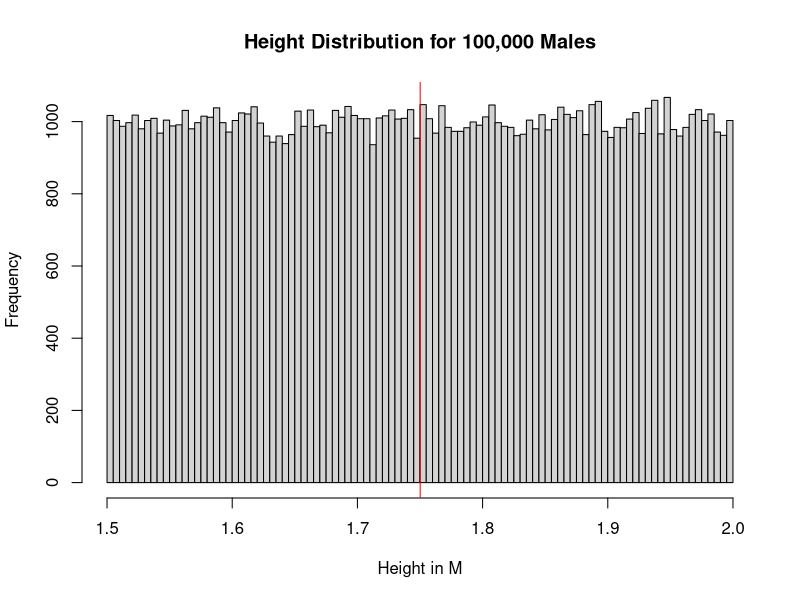
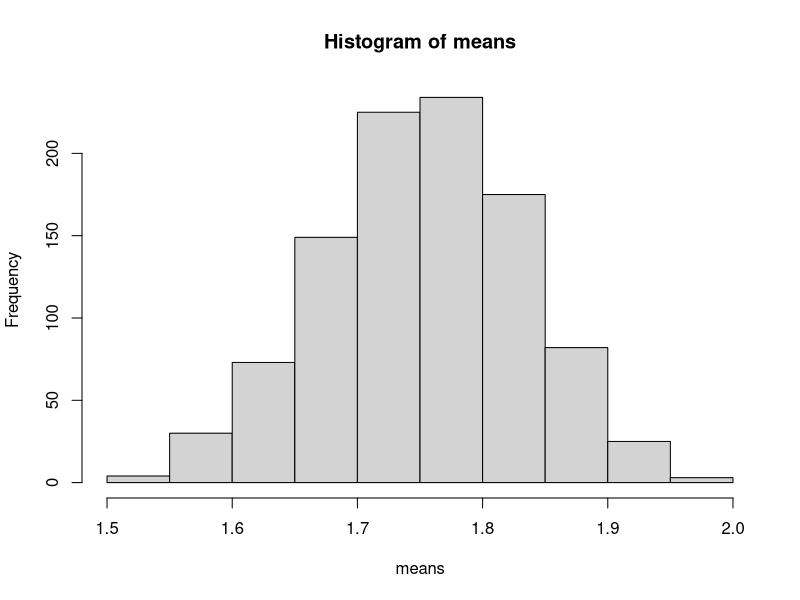
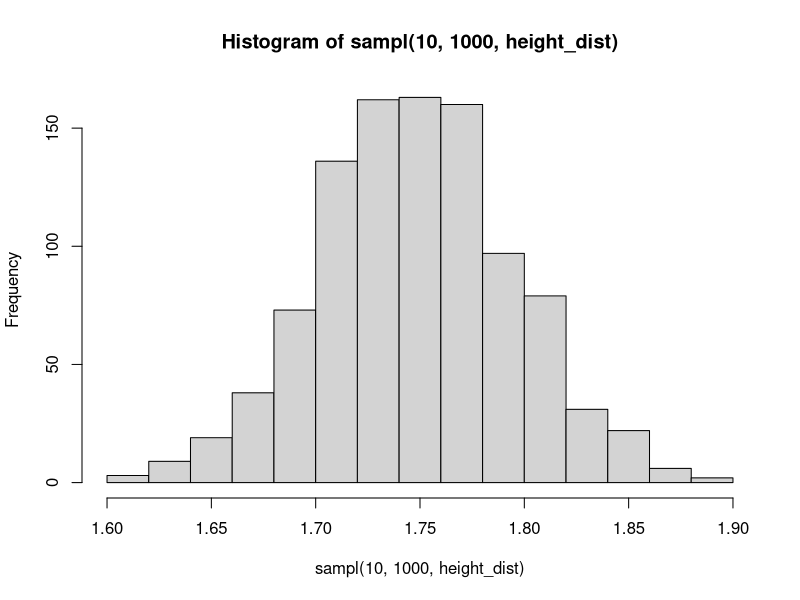
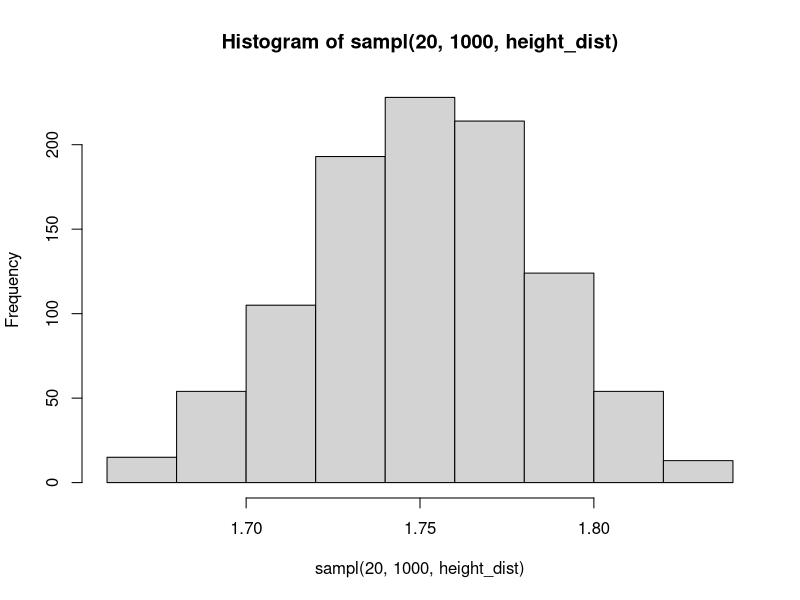
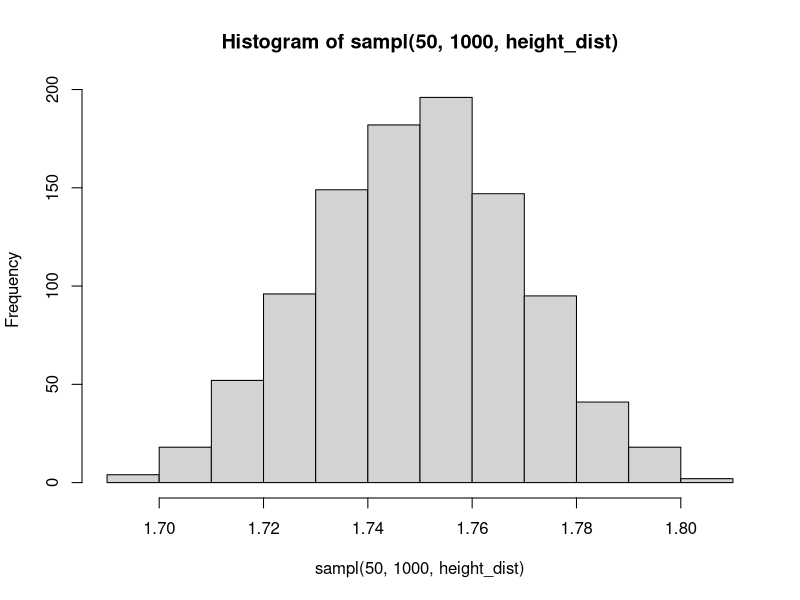

These figures' R source, in order:
## ---- chunk 1
knitr::opts_chunk$set(fig.path='README_figs/README-')
## ---- chunk 2
height_dist <- runif(100000, 1.5, 2)
mean_height <- mean(height_dist)
hist(height_dist, 
     main = 'Height Distribution for 100,000 Males',
     xlab = 'Height in M',
     breaks = 100)
abline(v=mean_height,col="red")
## ---- chunk 3
# Function takes the sample size N, the number of sampling repetitions to complete and distribution to sample from

sampl <- function(n, reps, dist) {
  samples <- replicate(reps, sample(dist, n))
  sample_means <- colMeans(samples)
  return(sample_means)
}
## ---- chunk 4
means <- sampl(3, 1000, height_dist)
hist(means)
## ---- chunk 5
hist(sampl(10, 1000, height_dist))
## ---- chunk 6
hist(sampl(20, 1000, height_dist))
## ---- chunk 7
hist(sampl(50, 1000, height_dist))
